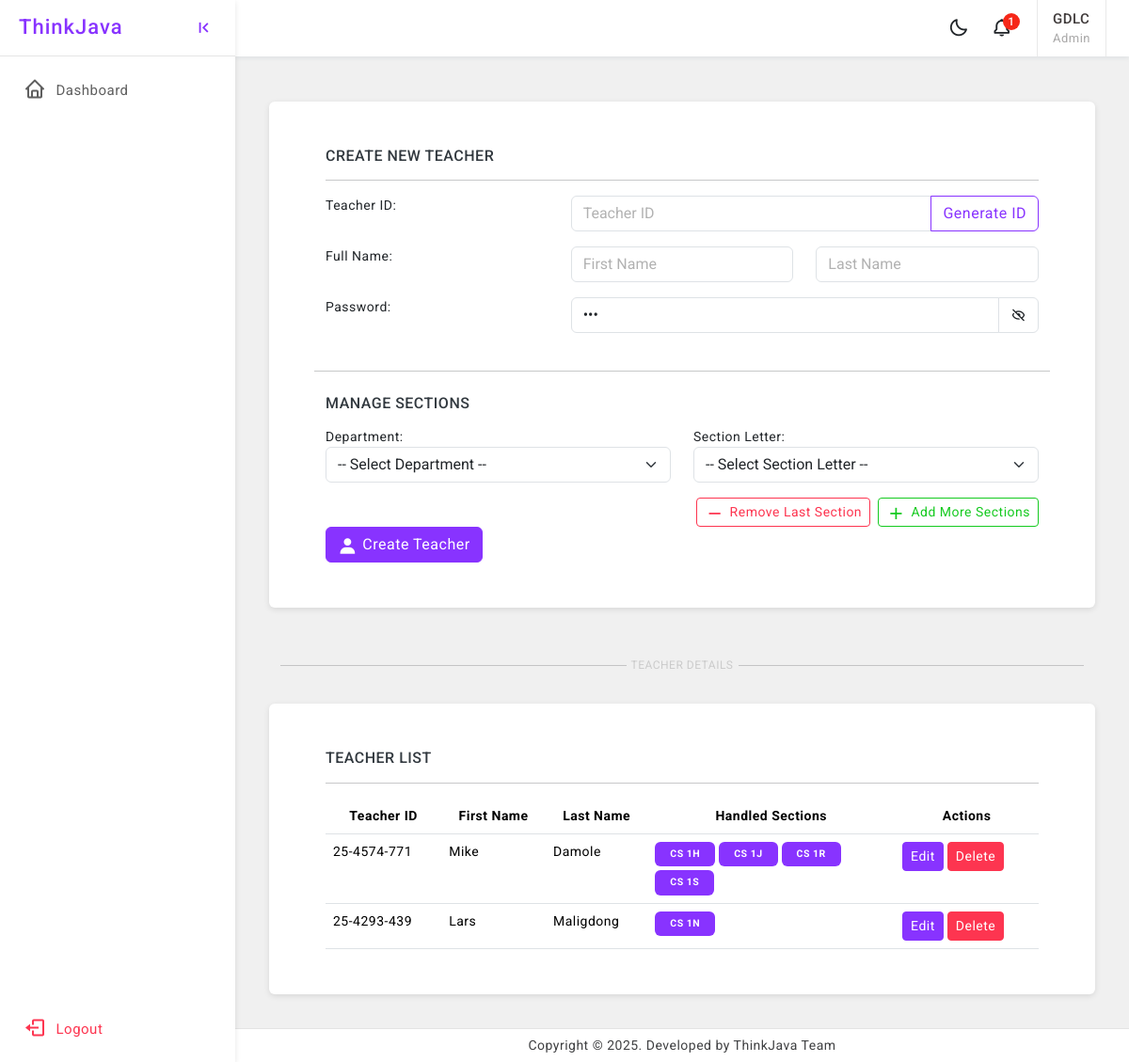
Page /create-teacher/ (signed in) on the committed database.
### StudentManagementSystem/models/admin.py (models this page shows, shortened)
class SimpleAdmin(models.Model):
    username = models.CharField(max_length=150, unique=True)
    password = models.CharField(max_length=128)  # You can hash passwords if needed
    first_name = models.CharField(max_length=150)
    last_name = models.CharField(max_length=150)
    role = models.CharField(
        max_length=20,
        choices=Role.choices,
        default=Role.ADMIN  # Default to 'Admin' role
    )

### StudentManagementSystem/models/teachers.py (models this page shows, shortened)
class Teacher(models.Model):
    teacher_id = models.CharField(max_length=50, unique=True)
    first_name = models.CharField(max_length=150)
    last_name = models.CharField(max_length=150)
    date_of_birth = models.DateField(null=True, blank=True)
    password = models.CharField(max_length=128)  # store hashed passwords ideally
    role = models.CharField(
        max_length=20,
        choices=Role.choices,
        default=Role.TEACHER  # Default to 'Teacher' role
    )

### StudentManagementSystem/views/admin/manage_teachers.py (the view, shortened to what this page needs)
def create_teacher(request):
    admin_id = request.session.get('user_id')
    if not admin_id:
        return redirect('unified_login')
    context = get_teacher_context(admin_id)
    return render(request, 'admin/teacher_form.html', context)

### StudentManagementSystem/models/section.py (called while the page is built)
    def __str__(self):
        return f"{self.department.name} {self.year_level.year}{self.letter}"  # e.g., "CS 1A"

### StudentManagementSystem/views/admin/manage_teachers.py (called while the page is built)
def get_teacher_context(admin_id, message_container_id='create_message'):
    admin = SimpleAdmin.objects.get(id=admin_id)
    departments = Department.objects.all()
    teachers = Teacher.objects.all()
    teachers_with_sections = []
    for teacher in teachers:
        handled_sections = teacher.handled_sections.all()
        section_names = [str(handled_section.section) for handled_section in handled_sections]
        teachers_with_sections.append({
            'teacher': teacher,
            'section_names': section_names
        })
    context = {
        'departments': departments,
        'username': admin.username,
        'role': Role.ADMIN,
        'teachers_with_sections': teachers_with_sections,
        'message_container_id': message_container_id,
    }
    return context

### StudentManagementSystem/templates/admin/teacher_form.html (shortened to what this page needs)
{% extends 'base.html' %}
{% load static %}
{% block sidebar %}{% include 'sidebar.html' %} {% endblock %}
{% block header %} {% include 'header.html' %} {% endblock %}
{% block content %}
    <div class="page-wrapper">
        <div class="row p-5">
            <div class="card">
                <div class="card-body p-5">
                    <h6 class="mb-0 text-uppercase">Create New Teacher</h6>
                    <hr>
                    <form method="post" action="{% url 'create_teacher' %}" id="teacher_form">
                        <div class="row">
                            <div class="col-4">
                                <p class="font-16">Teacher ID:</p>
                            </div>
                            <div class="col-8">
                                <div class="input-group mb-3">
                                    <input name="teacher_id" id="teacher_id" class="form-control" type="text"
                                           placeholder="Teacher ID"
                                           aria-label="Teacher ID" required>
                                    <button class="btn btn-outline-primary" type="button" id="button-addon2">Generate ID
                                    </button>
                                </div>
                            </div>
                        </div>
                        <div class="row">
                            <div class="col-4">
                                <p class="font-16">Full Name:</p>
                            </div>
                            <div class="col-8">
                                <div class="row">
                                    <div class="col">
                                        <input name="first_name" id="first_name" class="form-control mb-3" type="text"
                                               placeholder="First Name"
                                               aria-label="default input example" required>
                                    </div>
                                    <div class="col">
                                        <input name="last_name" id="last_name" class="form-control mb-3" type="text"
                                               placeholder="Last Name"
                                               aria-label="default input example" required>
                                    </div>
                                </div>
                            </div>
                        </div>
                        <div class="row">
                            <div class="col-4">
                                <p class="font-16">Password:</p>
                            </div>
                            <div class="col-8">
                                <div class="input-group mb-3">
                                    <input name="password" id="password" class="form-control" type="password"
                                           placeholder="Password"
                                           aria-label="Password" value="123">
                                    <a href="javascript:;" class="input-group-text bg-transparent"
                                       id="togglePassword"><i
                                            class="bx bx-hide"></i></a>
                                </div>
                            </div>
                        </div>
                        <div class="row">
                            <hr class="my-4">
                            <h6 class="text-uppercase mb-3 font-weight-bold">Manage Sections</h6>
                            <div id="section-group-container">
                                <div class="section-group mb-3">
                                    <div class="row">
                                        <div class="col-md-6">
                                            <label for="department" class="font-16">Department:</label>
                                            <select name="departments[]" class="form-select" required>
                                                <option value="">-- Select Department --</option>
                                            </select>
                                        </div>
                                        <div class="col-md-6">
                                            <label for="section_letter" class="font-16">Section Letter:</label>
                                            <select name="letters[]" class="form-select" required>
                                                <option value="">-- Select Section Letter --</option>
                                            </select>
                                        </div>
                                    </div>
                                </div>
                            </div>
                            <div class="col-12">
                                <button type="button" class="btn btn-outline-success float-end btn-sm ms-2"
                                        onclick="addSectionGroup()">
                                    <i class="bx bx-plus mr-1"></i>Add More Sections
                                </button>
                                <button type="button" class="btn btn-outline-danger float-end btn-sm ms-2"
                                        onclick="removeLastSection()">
                                    <i class="bx bx-minus mr-1"></i>Remove Last Section
                                </button>
                            </div>
                        </div>
                        <button type="submit" class="btn btn-primary">
                            <i class="bx bxs-user mr-1"></i>Create Teacher
                        </button>
                    </form>
                </div>
            </div>
            <div class="login-separater text-center mb-4"><span style="background-color: #f0f0f0">TEACHER DETAILS</span>
            </div>
            {% include 'admin/teacher_list.html' %}
        </div>
    </div>
{% endblock %}
{% block footer %}
    {% include 'footer.html' %}
{% endblock %}

### StudentManagementSystem/templates/header.html (shortened to what this page needs)
    <header>
        <div class="topbar d-flex align-items-center">
            <nav class="navbar navbar-expand gap-3">
                <div class="top-menu ms-auto">
                    <ul class="navbar-nav align-items-center gap-1">
                        <li class="nav-item dark-mode d-none d-sm-flex">
                            <a class="nav-link dark-mode-icon" href="javascript:;"><i class="bx bx-moon"></i>
                            </a>
                        </li>
                        <li class="nav-item dropdown dropdown-large">
                            <a class="nav-link dropdown-toggle dropdown-toggle-nocaret position-relative" href="#"
                               role="button" data-bs-toggle="dropdown" aria-expanded="false"> <span
                                    class="alert-count">1</span>
                                <i class="bx bx-bell"></i>
                            </a>
                        </li>
                    </ul>
                </div>
                <div class="user-box dropdown px-3">
                    <a class="d-flex align-items-center nav-link dropdown-toggle dropdown-toggle-nocaret" href="#"
                       role="button" data-bs-toggle="dropdown" aria-expanded="false">
                        <div class="user-info">
                            <p class="user-name mb-0">{{ username | upper }}</p>
                            <p class="designattion mb-0">{{ role | title }}</p>
                        </div>
                    </a>
                </div>
            </nav>
        </div>
    </header>

### StudentManagementSystem/templates/admin/teacher_list.html (shortened to what this page needs)
<div class="card" id="teacher_table">
    <div class="card-body p-5">
        <h6 class="mb-0 text-uppercase">Teacher List</h6>
        <hr>
        <table class="table mb-0 table-hover">
            <thead>
            <tr class="text-center">
                <th scope="col">Teacher ID</th>
                <th scope="col">First Name</th>
                <th scope="col">Last Name</th>
                <th scope="col">Handled Sections</th>
                <th scope="col">Actions</th>
            </tr>
            </thead>
            <tbody>
            {% for item in teachers_with_sections %}
                <tr>
                    <td>{{ item.teacher.teacher_id }}</td>
                    <td>{{ item.teacher.first_name }}</td>
                    <td>{{ item.teacher.last_name }}</td>
                    <td>
                        <div class="bootstrap-tagsinput inline">
                            {% for section_name in item.section_names %}
                                <span class="badge bg-primary px-3 py-2">{{ section_name }}</span>
                                {% if forloop.counter|divisibleby:3 %}
                                    <br>
                                {% endif %}
                            {% empty %}
                                <span class="">No section(s) assgined.</span>
                            {% endfor %}
                        </div>
                    </td>
                    <td>
                        <button type="button" class="btn btn-primary btn-sm"
                                onclick="openEditModal({{ item.teacher.id }})">
                            Edit
                        </button>
                        <button type="button" class="btn btn-danger btn-sm"
                                onclick="deleteTeacher({{ item.teacher.id }})">
                            Delete
                        </button>
                    </td>
                </tr>
            {% empty %}
                <tr>
                    <td colspan="5">No teachers found.</td>
                </tr>
            {% endfor %}
            </tbody>
        </table>
    </div>
</div>

### assets/css/app.css (style rules this page uses)
html { scroll-behavior: smooth; }
body { font-size: 14px; color: #404143; background-color: #f0f0f0; letter-spacing: 0.5px; overflow-x: hidden; font-family: 'Roboto', sans-serif; }
a { text-decoration: none; }
.topbar { position: fixed; top: 0; left: 250px; right: 0; height: 60px; background: #ffffff; border-bottom: 1px solid rgb(228 228 228 / 0%); background-clip: border-box; z-index: 10; box-shadow: 0 0.125rem 0.25rem rgb(136 152 170 / 15%); }
.topbar .navbar { width: 100%; height: 60px; padding-left: 1.5rem; padding-right: 1.5rem; }
.page-wrapper { height: 100%; margin-top: 60px; margin-left: 250px; }
.login-separater span { position: relative; top: 26px; margin-top: -10px; background: #ffffff; padding: 5px; font-size: 12px; color: #cbcbcb; z-index: 1; }
.btn i { vertical-align: middle; font-size: 1.3rem; margin-top: -1em; margin-bottom: -1em; margin-right: 5px; }
input::placeholder { color: #000 !important; opacity: .3 !important }
.topbar .navbar .navbar-nav .nav-item { display: flex; align-items: center; justify-content: center; width: auto; height: 60px; }
.topbar .top-menu-left .nav-item .nav-link, .topbar .navbar .navbar-nav .nav-link { color: #212529; font-size: 22px; border-radius: 50%; display: flex; align-items: center; justify-content: center; width: 42px; height: 42px; transition: 0.3s cubic-bezier(0.075, 0.82, 0.165, 1); }
.dropdown-toggle-nocaret:after { display: none }
.alert-count { position: absolute; top: 5px; left: 22px; width: 18px; height: 18px; display: flex; align-items: center; justify-content: center; border-radius: 50%; font-size: 12px; font-weight: 500; color: #fff; background: #f62718; }
.user-info .user-name { font-size: 15px; font-weight: 500; color: #413c3c; }
.user-info .designattion { font-size: 13px; color: #a9a8a8; }
.user-box { display: flex; align-items: center; height: 60px; border-left: 1px solid #e9e9e9; border-right: 1px solid #e9e9e9; }
.dropdown-large { position: relative; }

### rows in the picture
SimpleAdmin: username "GDLC", role "Admin"
Teacher: teacher.teacher_id "25-4574-771", teacher.first_name "Mike", teacher.last_name "Damole", section_names "CS 1H" "CS 1J" "CS 1R" "CS 1S"
Teacher: teacher.teacher_id "25-4293-439", teacher.first_name "Lars", teacher.last_name "Maligdong", section_names "CS 1N"
